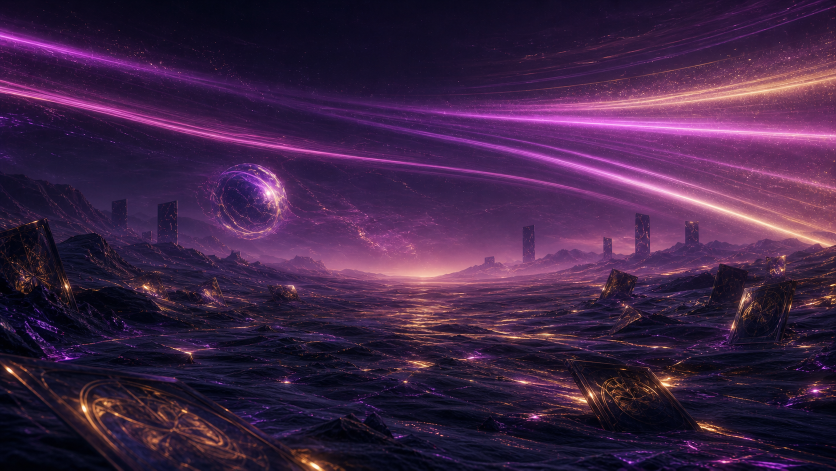
#> input picture assets/scene-01-origin/colt-origin-world-clean.png, 1672 x 941 px (shown at 1/2 size)
$ python -i render-origin-video.py   (imports and definitions only)
#> lines starting #> are read from the running program, lines starting #| are printed output that depends on the picture
from __future__ import annotations

import math
import sys
from pathlib import Path

from PIL import Image, ImageDraw, ImageEnhance, ImageFilter


def ease_in_out(t: float) -> float:
    t = max(0.0, min(1.0, t))
    return t * t * (3.0 - 2.0 * t)


def lerp(a: float, b: float, t: float) -> float:
    return a + (b - a) * t


# [16 lines left out: function cover, not called in this run]


def alpha_crop(image: Image.Image, padding: int = 16, threshold: int = 12) -> Image.Image:
    hard_alpha = image.getchannel("A").point(lambda value: 255 if value > threshold else 0)
    bbox = hard_alpha.getbbox()
    if not bbox:
        return image
    left = max(0, bbox[0] - padding)
    top = max(0, bbox[1] - padding)
    right = min(image.width, bbox[2] + padding)
    bottom = min(image.height, bbox[3] + padding)
    cropped = image.crop((left, top, right, bottom))
    clean_alpha = cropped.getchannel("A").point(lambda value: 0 if value <= threshold else value)
    cropped.putalpha(clean_alpha)
    return cropped


# [202 lines left out: functions camera_crop, character_pair, paste_character, add_void, add_light_sweep, add_film_grade and 1 more, not called in this run]


# [2 lines not run here, left out]

>>> import cv2
>>> picture = cv2.imread('../assets/scene-01-origin/colt-origin-world-clean.png', cv2.IMREAD_GRAYSCALE)
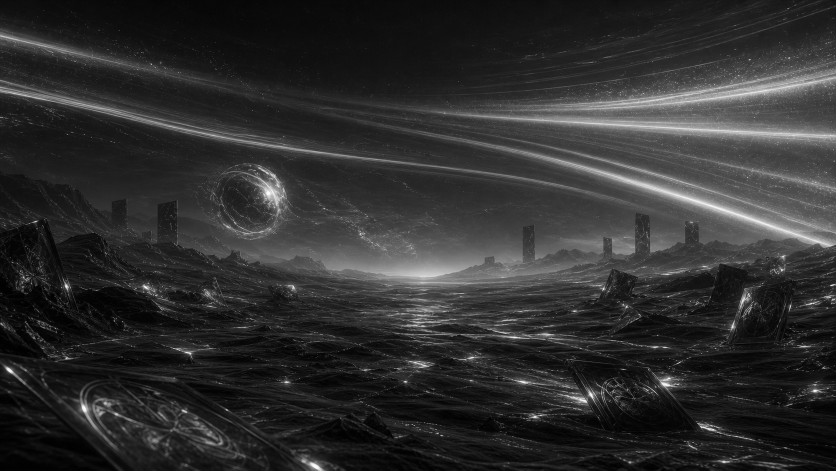
#> picture: shape (941, 1672) (shown at 1/2 size); min 0, max 254, mean 47.1
>>> result = alpha_crop(picture)
#> (the run stopped early here; a loop or call above may not have finished)

$ run again, on assets/scene-01-origin/colt-origin-world.png
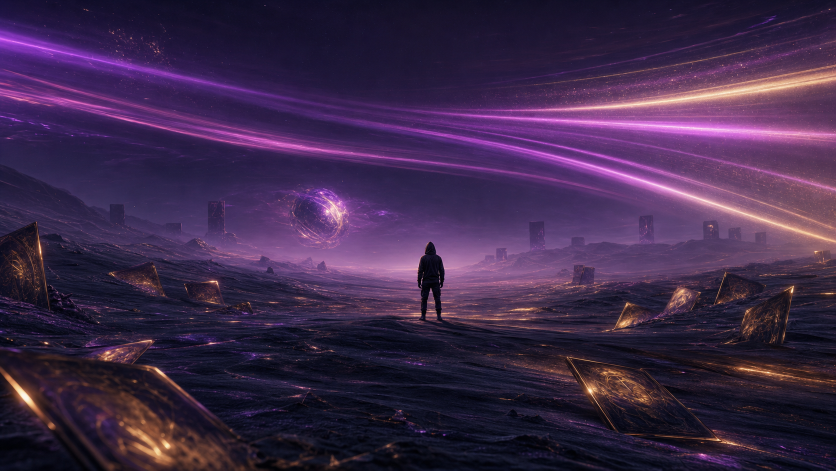
#> input picture assets/scene-01-origin/colt-origin-world.png, 1672 x 941 px (shown at 1/2 size)
#> `picture = cv2.imread('../assets/scene-01-origin/colt-origin-world-clea..`:
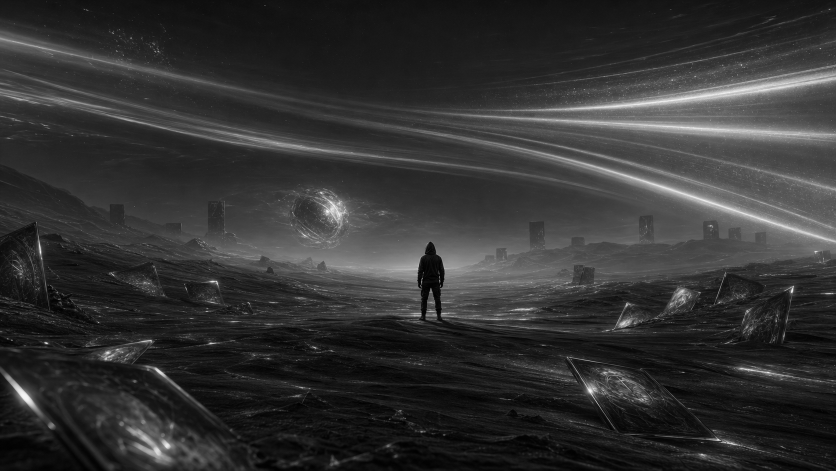
#> picture: shape (941, 1672) (shown at 1/2 size); min 0, max 253, mean 50.7
